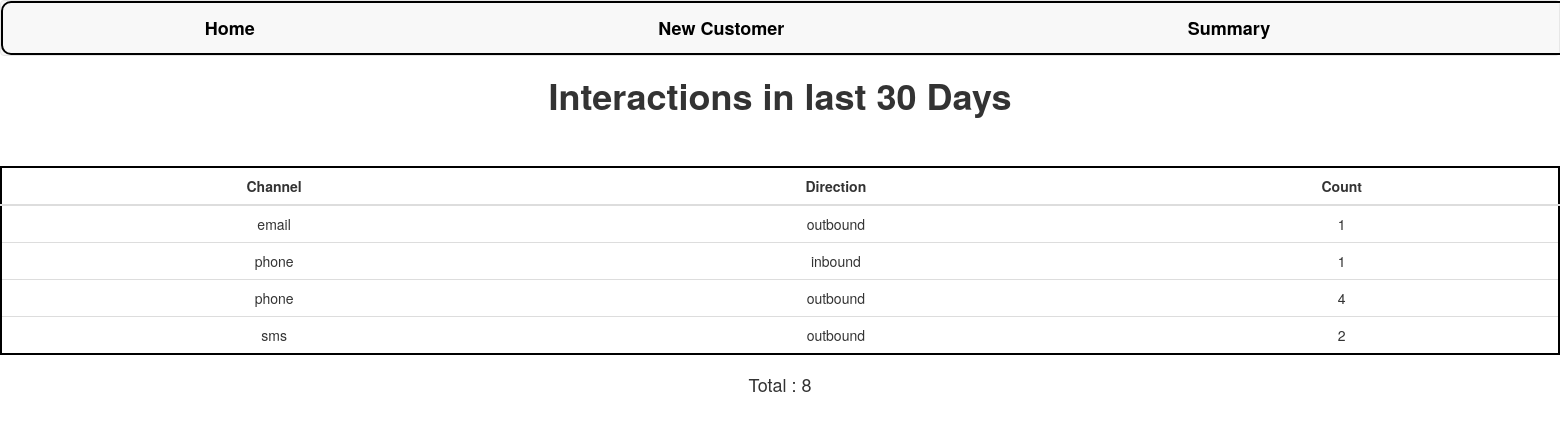
The page /summary/ on the database its author committed.
### customer360/models.py (models this page shows)
class Interaction(models.Model):
    CHANNEL_CHOICES = [
        ('phone', 'Phone'),
        ('sms', 'SMS'),
        ('email', 'Email'),
        ('letter', 'Letter'),
    ]
    DIRECTION_CHOICES = [
        ('inbound', 'Inbound'),
        ('outbound', 'Outbound'),
    ]
    customer = models.ForeignKey(Customer, on_delete=models.CASCADE)
    channel = models.CharField(max_length=15, choices=CHANNEL_CHOICES)
    direction = models.CharField(max_length=10, choices=DIRECTION_CHOICES)
    interaction_date = models.DateField(auto_now_add=True)
    summary = models.TextField()

### customer360/views.py (the view)
# urls.py: path('summary/',views.summary,name='summary'),
def summary(request):
    thirty_days_ago = date.today() - timedelta(days=30)
    interactions = Interaction.objects.filter(interaction_date__gte=thirty_days_ago)
    count = len(interactions)
    interactions = interactions.values("channel","direction").annotate(count=Count('channel'))
    context={
                "interactions":interactions,
                "count":count
             }
    return render(request,"summary.html",context=context)

### customer360/templates/summary.html
{% extends 'base.html' %}
{% load static %}
{% block content %}
<html>
    <body>
        <h1> Interactions in last 30 Days  </h1>
        {% if not interactions %}
            <p> there are no interactions in the last 30 days <p>
        {% else %}
            <table class="table">
                <thead>
                    <tr>
                        <th>Channel</th>
                        <th>Direction</th>
                        <th>Count</th>
                    </tr>
                </thead>
                <tbody>
                    {% for interaction in interactions %}
                        <tr>
                            <td>{{ interaction.channel }}</td>
                            <td>{{ interaction.direction }}</td>
                            <td> {{ interaction.count }} </td>
                        </tr>
                    {% endfor %}
                </tbody>
            </table>
            <h4> Total : {{ count }} </h4>
        {% endif %}
    </body>
</html>
{% endblock content %}

### static/css/main.css (style rules this page uses)
body { text-align: center; margin: auto; }
h1,p { font-weight: bold; }
table { margin: auto; border: 2px solid #000000; margin-top: 50px; border-radius: 15px; background-color: white; text-align: center; }
th { text-align: center; }

### rows shown on the page
Interaction: channel "email", direction "outbound", count "1"
Interaction: channel "phone", direction "inbound", count "1"

### other values the page prints
{{ interaction.channel }} "phone" "sms"
{{ interaction.direction }} "outbound" "outbound"
{{ interaction.count }} "4" "2"
{{ count }} "8"
